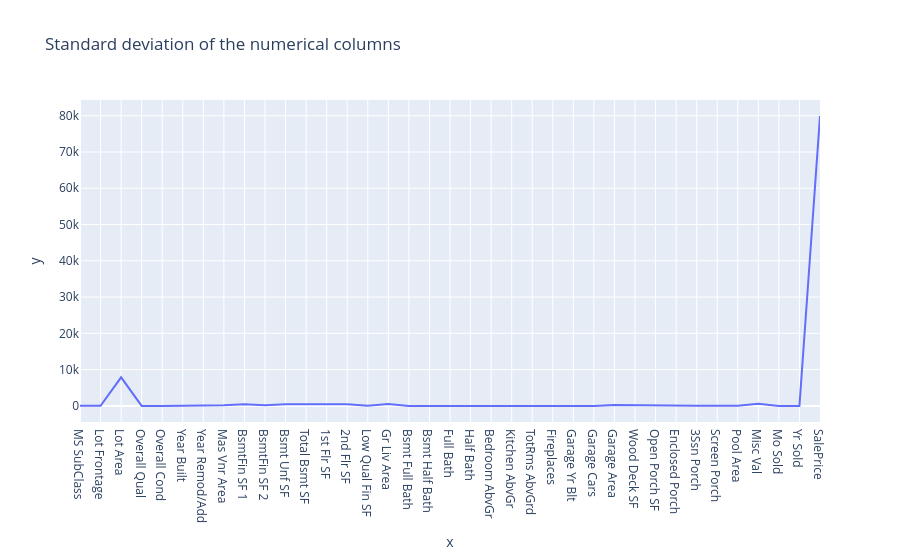

This figure's notebook cell:
### Code cell
fig = px.line(x = index, y = num.std(), title="Standard deviation of the numerical columns")
fig.update_xaxes(
    tickmode="array",
    tickvals=index,
    ticktext= num.columns)

### Figure 1 — Plotly figure (JSON) as saved in the notebook; plotly's stock layout.template omitted (floating-point values rounded to 4 significant figures)
{"data": [{"hovertemplate": "x=%{x}<br>y=%{y}<extra></extra>", "legendgroup": "", "line": {"color": "#636efa", "dash": "solid"}, "marker": {"symbol": "circle"}, "mode": "lines", "name": "", "orientation": "v", "showlegend": false, "type": "scatter", "x": [0, 1, 2, 3, 4, 5, 6, 7, 8, 9, 10, 11, 12, 13, 14, 15, 16, 17, 18, 19, 20, 21, 22, 23, 24, 25, 26, 27, 28, 29, 30, 31, 32, 33, 34, 35, 36], "xaxis": "x", "y": [42.64, 23.37, 7880.0, 1.411, 1.112, 30.25, 20.86, 179.1, 455.6, 169.2, 439.5, 440.6, 391.9, 428.4, 46.31, 505.5, 0.5248, 0.2453, 0.5529, 0.5026, 0.8277, 0.2141, 1.573, 0.6479, 25.53, 0.7606, 215.0, 126.4, 67.48, 64.14, 25.14, 56.09, 35.6, 566.3, 2.714, 1.317, 79890.0], "yaxis": "y"}], "layout": {"legend": {"tracegroupgap": 0}, "title": {"text": "Standard deviation of the numerical columns"}, "xaxis": {"anchor": "y", "domain": [0, 1], "tickmode": "array", "ticktext": ["MS SubClass", "Lot Frontage", "Lot Area", "Overall Qual", "Overall Cond", "Year Built", "Year Remod/Add", "Mas Vnr Area", "BsmtFin SF 1", "BsmtFin SF 2", "Bsmt Unf SF", "Total Bsmt SF", "1st Flr SF", "2nd Flr SF", "Low Qual Fin SF", "Gr Liv Area", "Bsmt Full Bath", "Bsmt Half Bath", "Full Bath", "Half Bath", "Bedroom AbvGr", "Kitchen AbvGr", "TotRms AbvGrd", "Fireplaces", "Garage Yr Blt", "Garage Cars", "Garage Area", "Wood Deck SF", "Open Porch SF", "Enclosed Porch", "3Ssn Porch", "Screen Porch", "Pool Area", "Misc Val", "Mo Sold", "Yr Sold", "SalePrice"], "tickvals": [0, 1, 2, 3, 4, 5, 6, 7, 8, 9, 10, 11, 12, 13, 14, 15, 16, 17, 18, 19, 20, 21, 22, 23, 24, 25, 26, 27, 28, 29, 30, 31, 32, 33, 34, 35, 36], "title": {"text": "x"}}, "yaxis": {"anchor": "x", "domain": [0, 1], "title": {"text": "y"}}}}
